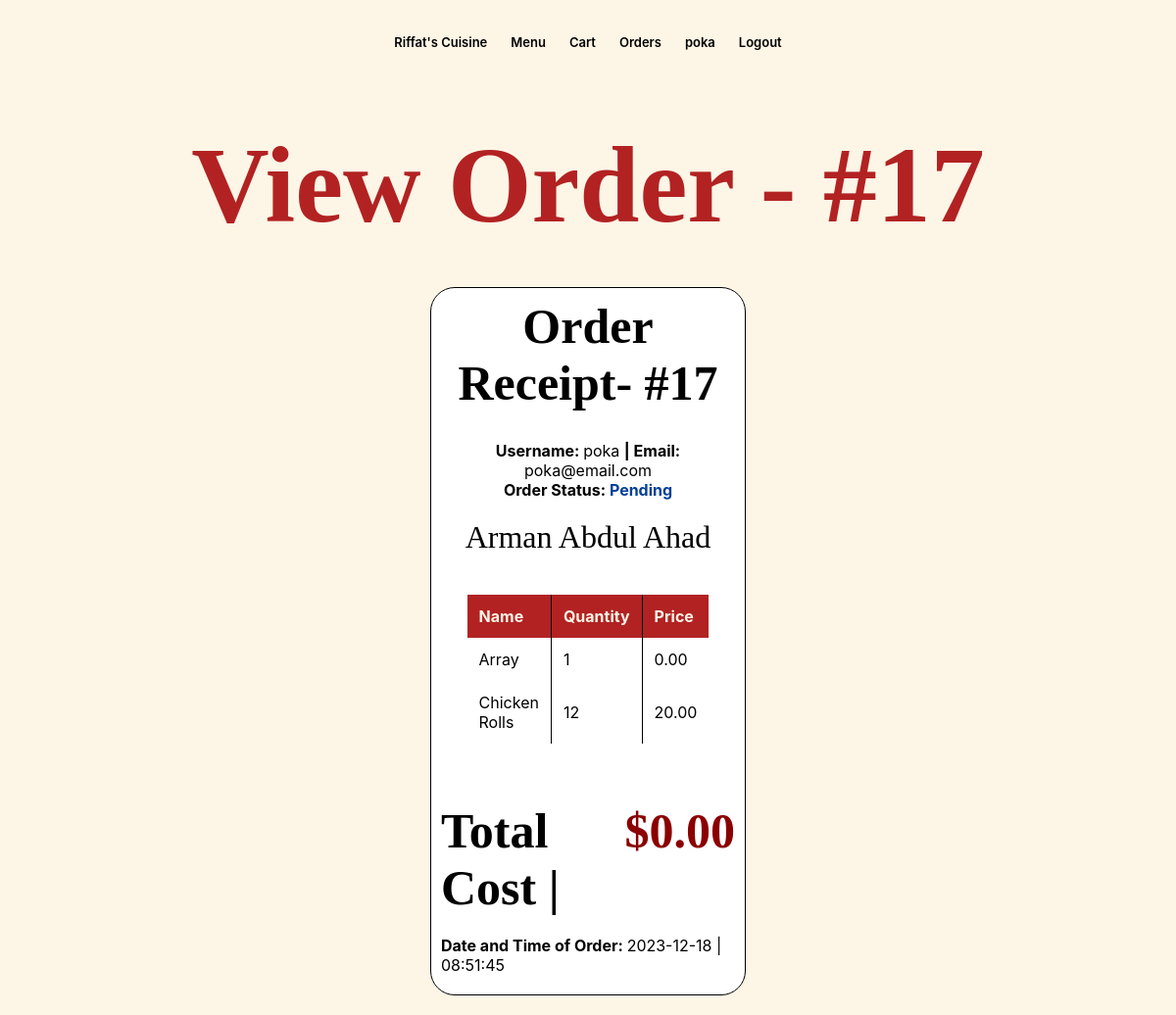
The app's page /index.php?controller=orders&action=view&order_id=17 (signed in) with its own data.
### tables this page shows
CREATE TABLE `order_items` (
  `order_item_id` int(11) NOT NULL,
  `order_id` int(11) NOT NULL,
  `food_id` int(11) NOT NULL
);

CREATE TABLE `menu` (
  `food_id` int(11) NOT NULL,
  `food_name` varchar(256) NOT NULL,
  `food_type` varchar(256) NOT NULL,
  `food_price` decimal(10,2) NOT NULL,
  `food_size` int(11) NOT NULL
);

### index.php (called while the page is built, shortened)
<?php
$action = (isset($_GET['action'])) ? $_GET['action'] : "index";
$ct = new $controllerClassName();
$ct->$action();

### Models/OrderModel.php (called while the page is built, shortened)
<?php
include_once "database.php";
class OrderModel
{
    private $conn;
    public function __construct()
    {
        global $conn;
        $this->conn = $conn;
    }
    public function getOrderItems($orderId)
    {
        $sql = "SELECT * FROM order_items
                JOIN menu ON order_items.food_id = menu.food_id
                WHERE order_id = ?";
        $stmt = $this->conn->prepare($sql);
        $stmt->bind_param("i", $orderId);
        $stmt->execute();
        $result = $stmt->get_result();
        return $result->fetch_all(MYSQLI_ASSOC);
    }
    public function getOrderDetailsById($order_id)
    {
        $query = "SELECT * FROM order_details_view WHERE order_id = ?";
        $stmt = $this->conn->prepare($query);
        $stmt->bind_param("i", $order_id);
        $stmt->execute();
        $result = $stmt->get_result();
        $orderDetails = $result->fetch_assoc();
        return $orderDetails;
    }
}

### Views/view_order.php (the view, shortened to what this page needs)
<?php
$statusColor = '';
switch ($orderDetails['order_status']) {
    case 'Pending':
        $statusColor = '#043F98';
        break;
}
?>
<!DOCTYPE html>
<html lang="en">
<head>
</head>
<body>
    <?php include 'Includes/navbar.php'; ?>
    <h1>View Order - #<?php echo $orderDetails['order_id']; ?></h1>
    <br>
    <div class="receipt-container">
        <div class="receipt-header">Order Receipt- #<?php echo $orderDetails['order_id']; ?></div>
        <div class="receipt-details">
            <br>
            <form action="index.php?controller=orders&action=update" method="post">
                <div style="text-align: center;"><strong>Username: </strong><?php echo $orderDetails['user_username']; ?> <strong> | Email: </strong><?php echo $orderDetails['user_email']; ?></div>
                <div style="text-align: center;">
                    <strong>Order Status: </strong>
                    <span style="color: <?php echo $statusColor; ?>;"><strong><?php echo $orderDetails['order_status']; ?></strong></span>
                </div>
                <br>
                <div style="text-align: center; font-family: pac; font-size: 32px;"><?php echo $orderDetails['user_fname'] . ' ' . $orderDetails['user_lname']; ?></div>
                <br><br>
                <table>
                    <tr>
                        <th>Name</th>
                        <th>Quantity</th>
                        <th>Price</th>
                    </tr>
                    <?php foreach ($orderDetails['order_items'] as $item) : ?>
                        <tr>
                            <td><?php echo isset($item['food_name']) ? $item['food_name'] : 'Name Error'; ?></td>
                            <td><?php echo isset($item['food_size']) ? $item['food_size'] : 'Size Error'; ?></td>
                            <td><?php echo isset($item['food_price']) ? $item['food_price'] : 'Price Error'; ?></td>
                        </tr>
                    <?php endforeach; ?>
                </table>
                <br><br><br>
                <div style="display: flex; align-items: baseline; justify-content: end;">
                    <h2>Total Cost | </h2>
                    <h3>&nbsp;$<?php echo $orderDetails['food_price']; ?></h3>
                </div>
                <br>
                <div><strong>Date and Time of Order: </strong><?php echo $orderDetails['order_date']; ?> | <?php echo $orderDetails['order_time']; ?></div>
            </form>
        </div>
    </div>
</body>
</html>

### Views/view_order.php (style rules this page uses)
* { margin: 0; padding: 0; font-family: 'SF Pro Display', sans-serif; }
body { background-color: oldlace; }
h1 { text-align: center; font-family: pac; color: firebrick; font-size: 110px; }
.receipt-container { width: 25%; margin: 20px auto; border: 1px solid #000; padding: 10px; background-color: white; border-radius: 25px; }
.receipt-header { text-align: center; font-weight: bold; font-size: 50px; margin-bottom: 10px; font-family: pac; }
.receipt-details { margin-bottom: 10px; }
table { margin: 0 auto; text-align: center; width: 75%; border-collapse: collapse; background-color: white; }
td, th { padding: 12px; text-align: left; }
th { color: oldlace; background-color: firebrick; }
td:not(:last-child), th:not(:last-child) { border-right: 1px solid black; }
h2, h3 { font-family: pac; font-size: 50px; }
h3 { color: darkred; }

### records on screen
order_items: food.food_name "Array", food.food_size "1", food.food_price "0.00"
order_items: food.food_name "Chicken Rolls", food.food_size "12", food.food_price "20.00"

### other values on screen
$_SESSION['user_username'] "poka"
$orderDetails['order_id'] "17"
$orderDetails['user_username'] "poka"
$orderDetails['user_email'] "poka@email.com"
$orderDetails['order_status'] "Pending"
$orderDetails['user_fname'] "Arman"
$orderDetails['user_lname'] "Abdul Ahad"
$orderDetails['food_price'] "0.00"
$orderDetails['order_date'] "2023-12-18"
$orderDetails['order_time'] "08:51:45"
